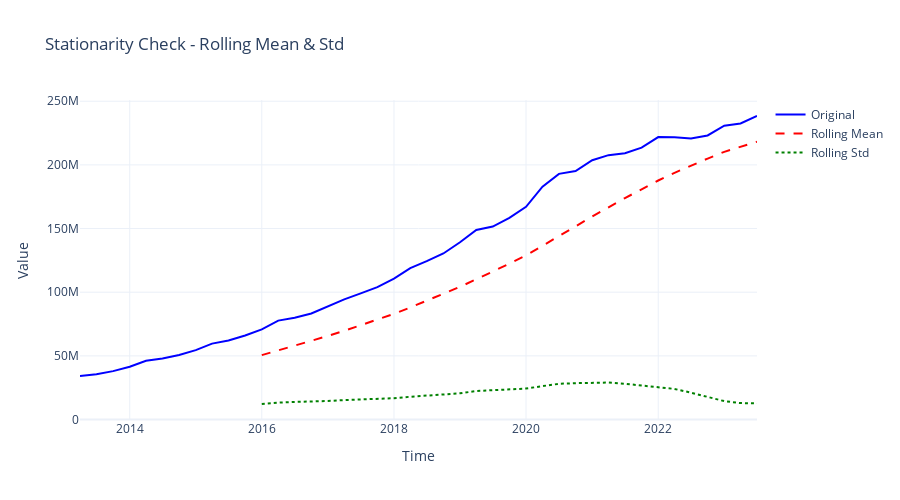

The cell this chart's notebook holds for it:
### Markdown cell above
This graph shows an upward trend in Netflix subscriptions over time, indicating consistent growth in subscriber numbers from 2014 to 2023. The curve appears relatively smooth, with no visible sharp seasonal fluctuations, which suggests minimal seasonality in subscription growth.

Let’s check the stationary:

### Code cell
from statsmodels.tsa.stattools import adfuller

def check_stationarity(timeseries):
    # compute rolling statistics
    roll_mean = timeseries.rolling(window=12).mean()
    roll_std = timeseries.rolling(window=12).std()
    
    # create the figure
    fig = go.Figure()
    
    # add original time series
    fig.add_trace(go.Scatter(x=timeseries.index, y=timeseries, 
                             mode='lines', name='Original', 
                             line=dict(color='blue')))
    
    # add rolling mean
    fig.add_trace(go.Scatter(x=roll_mean.index, y=roll_mean, 
                             mode='lines', name='Rolling Mean', 
                             line=dict(color='red', dash='dash')))
    
    # add rolling std deviation
    fig.add_trace(go.Scatter(x=roll_std.index, y=roll_std, 
                             mode='lines', name='Rolling Std', 
                             line=dict(color='green', dash='dot')))
    
    fig.update_layout(
        title="Stationarity Check - Rolling Mean & Std",
        xaxis_title="Time",
        yaxis_title="Value",
        template="plotly_white",
        width=900,
        height=500
    )
    
    fig.show()
    
check_stationarity(df['Subscribers'])
